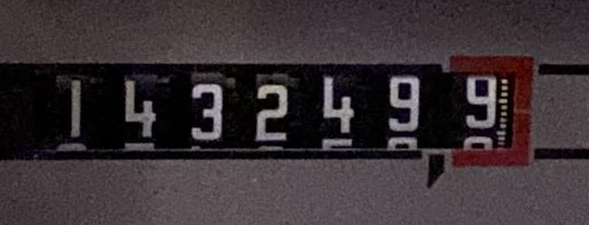
#> input picture images/meter02cropped.png, 589 x 225 px
$ python processImage.py ../images/meter02cropped.png
#> lines starting #> are read from the running program, lines starting #| are printed output that depends on the picture
import cv2
import numpy as np
import sys

# Read in image name as argument 1
image_name = str(sys.argv[1])
img_stem = image_name.split('.')

# Create intermediate and final result names
im_sharpen = img_stem[0] + "-sharpen.png"
im_res = img_stem[0] + "-result.png"

#image = cv2.imread('meter02cropped.png')
image = cv2.imread(image_name)
#> image is the input picture: shape (225, 589, 3); mean B, G, R 52.2, 48.8, 57.5

gray = cv2.cvtColor(image, cv2.COLOR_BGR2GRAY)
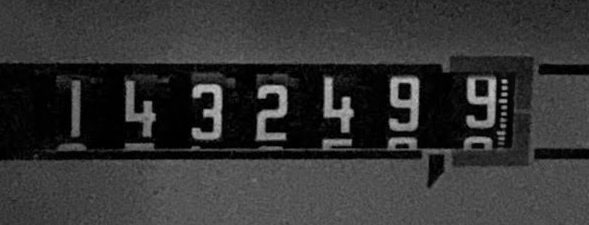
#> gray: shape (225, 589); min 0, max 190, mean 51.8
sharpen_kernel = np.array([[-1,-1,-1], [-1,9,-1], [-1,-1,-1]])
sharpen = cv2.filter2D(gray, -1, sharpen_kernel)
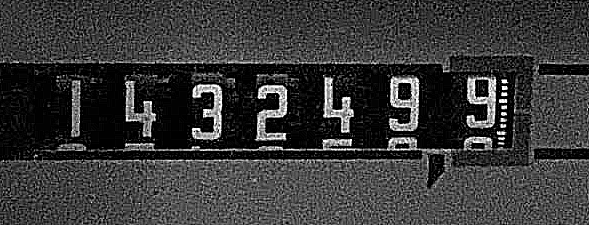
#> sharpen: shape (225, 589); min 0, max 255, mean 56.1

#cv2.imwrite('sharpen.png', sharpen)
cv2.imwrite(im_sharpen, sharpen)
sharpen = 255 - sharpen
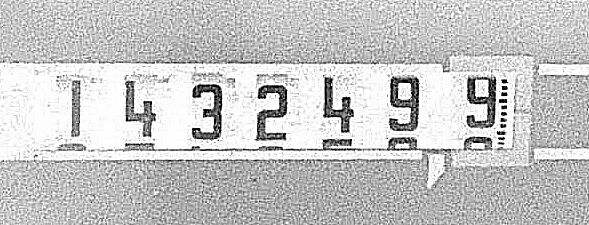
#> sharpen: shape (225, 589); min 0, max 255, mean 198.9
kernel = cv2.getStructuringElement(cv2.MORPH_RECT, (2,2))
dilate = cv2.dilate(sharpen, kernel, iterations=1)
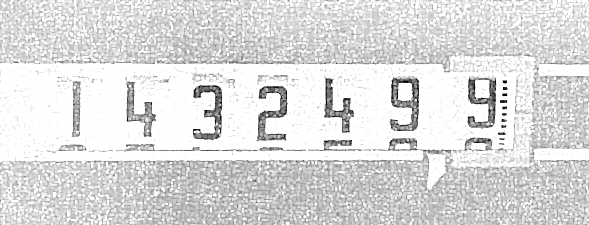
#> dilate: shape (225, 589); min 0, max 255, mean 220.1

result = 255 - dilate
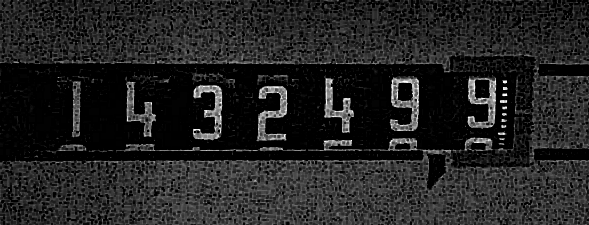
#> result: shape (225, 589); min 0, max 255, mean 34.9
#cv2.imwrite('result.png', result)
cv2.imwrite(im_res, result)
cv2.waitKey(0)

$ run again, with images/meter01cropped.png copied over images/meter02cropped.png
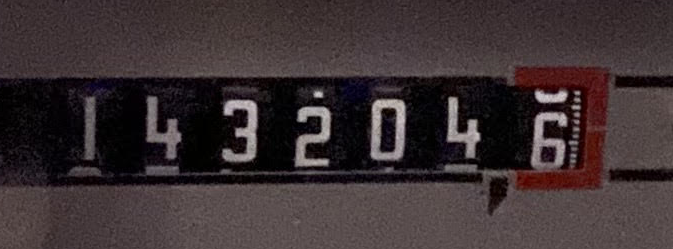
#> input picture images/meter01cropped.png, 673 x 249 px
#> image is the input picture: shape (249, 673, 3); mean B, G, R 50.7, 48.9, 60.1
#> `dilate = cv2.dilate(sharpen, kernel, iterations=1)`:
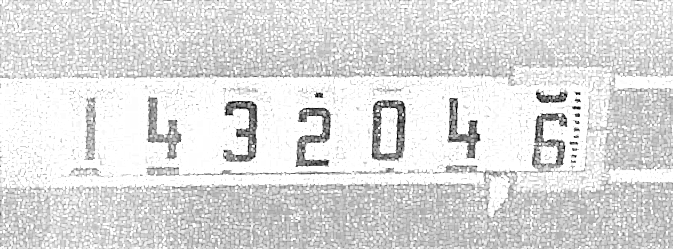
#> dilate: shape (249, 673); min 0, max 255, mean 220.8
#> `result = 255 - dilate`:
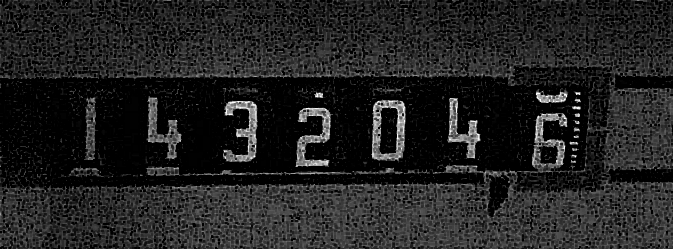
#> result: shape (249, 673); min 0, max 255, mean 34.2
